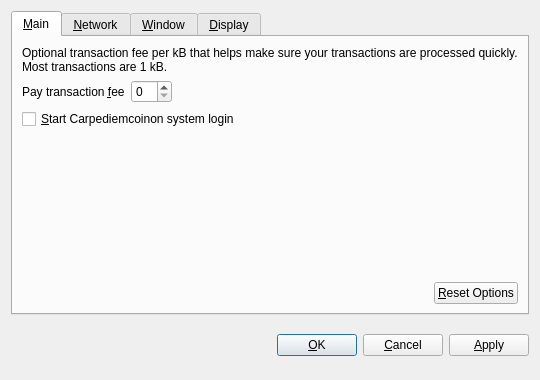
<?xml version="1.0" encoding="UTF-8"?>
<ui version="4.0">
 <class>OptionsDialog</class>
 <widget class="QDialog" name="OptionsDialog">
  <property name="geometry">
   <rect>
    <x>0</x>
    <y>0</y>
    <width>540</width>
    <height>380</height>
   </rect>
  </property>
  <property name="windowTitle">
   <string>Options</string>
  </property>
  <property name="modal">
   <bool>true</bool>
  </property>
  <layout class="QVBoxLayout" name="verticalLayout">
   <item>
    <widget class="QTabWidget" name="tabWidget">
     <property name="tabPosition">
      <enum>QTabWidget::North</enum>
     </property>
     <property name="currentIndex">
      <number>0</number>
     </property>
     <widget class="QWidget" name="tabMain">
      <attribute name="title">
       <string>&amp;Main</string>
      </attribute>
      <layout class="QVBoxLayout" name="verticalLayout_Main">
       <item>
        <widget class="QLabel" name="transactionFeeInfoLabel">
         <property name="text">
          <string>Optional transaction fee per kB that helps make sure your transactions are processed quickly. Most transactions are 1 kB.</string>
         </property>
         <property name="textFormat">
          <enum>Qt::PlainText</enum>
         </property>
         <property name="wordWrap">
          <bool>true</bool>
         </property>
        </widget>
       </item>
       <item>
        <layout class="QHBoxLayout" name="horizontalLayout_1_Main">
         <item>
          <widget class="QLabel" name="transactionFeeLabel">
           <property name="text">
            <string>Pay transaction &amp;fee</string>
           </property>
           <property name="textFormat">
            <enum>Qt::PlainText</enum>
           </property>
           <property name="buddy">
            <cstring>transactionFee</cstring>
           </property>
          </widget>
         </item>
         <item>
          <widget class="BitcoinAmountField" name="transactionFee"/>
         </item>
         <item>
          <spacer name="horizontalSpacer_1_Main">
           <property name="orientation">
            <enum>Qt::Horizontal</enum>
           </property>
           <property name="sizeHint" stdset="0">
            <size>
             <width>40</width>
             <height>20</height>
            </size>
           </property>
          </spacer>
         </item>
        </layout>
       </item>
       <item>
        <widget class="QCheckBox" name="bitcoinAtStartup">
         <property name="toolTip">
          <string>Automatically start Carpediemcoinafter logging in to the system.</string>
         </property>
         <property name="text">
          <string>&amp;Start Carpediemcoinon system login</string>
         </property>
        </widget>
       </item>
       <item>
        <spacer name="verticalSpacer_Main">
         <property name="orientation">
          <enum>Qt::Vertical</enum>
         </property>
         <property name="sizeHint" stdset="0">
          <size>
           <width>20</width>
           <height>40</height>
          </size>
         </property>
        </spacer>
       </item>
       <item>
        <layout class="QHBoxLayout" name="horizontalLayout_2_Main">
         <item>
          <spacer name="horizontalSpacer_2_Main">
           <property name="orientation">
            <enum>Qt::Horizontal</enum>
           </property>
           <property name="sizeHint" stdset="0">
            <size>
             <width>40</width>
             <height>20</height>
            </size>
           </property>
          </spacer>
         </item>
         <item>
          <widget class="QPushButton" name="resetButton">
           <property name="toolTip">
            <string>Reset all client options to default.</string>
           </property>
           <property name="text">
            <string>&amp;Reset Options</string>
           </property>
           <property name="autoDefault">
            <bool>false</bool>
           </property>
          </widget>
         </item>
        </layout>
       </item>
      </layout>
     </widget>
     <widget class="QWidget" name="tabNetwork">
      <attribute name="title">
       <string>&amp;Network</string>
      </attribute>
      <layout class="QVBoxLayout" name="verticalLayout_Network">
       <item>
        <widget class="QCheckBox" name="mapPortUpnp">
         <property name="toolTip">
          <string>Automatically open the Bitcoin client port on the router. This only works when your router supports UPnP and it is enabled.</string>
         </property>
         <property name="text">
          <string>Map port using &amp;UPnP</string>
         </property>
        </widget>
       </item>
       <item>
        <widget class="QCheckBox" name="connectSocks">
         <property name="toolTip">
          <string>Connect to the Bitcoin network through a SOCKS proxy (e.g. when connecting through Tor).</string>
         </property>
         <property name="text">
          <string>&amp;Connect through SOCKS proxy:</string>
         </property>
        </widget>
       </item>
       <item>
        <layout class="QHBoxLayout" name="horizontalLayout_Network">
         <item>
          <widget class="QLabel" name="proxyIpLabel">
           <property name="text">
            <string>Proxy &amp;IP:</string>
           </property>
           <property name="textFormat">
            <enum>Qt::PlainText</enum>
           </property>
           <property name="buddy">
            <cstring>proxyIp</cstring>
           </property>
          </widget>
         </item>
         <item>
          <widget class="QValidatedLineEdit" name="proxyIp">
           <property name="maximumSize">
            <size>
             <width>140</width>
             <height>16777215</height>
            </size>
           </property>
           <property name="toolTip">
            <string>IP address of the proxy (e.g. 127.0.0.1)</string>
           </property>
          </widget>
         </item>
         <item>
          <widget class="QLabel" name="proxyPortLabel">
           <property name="text">
            <string>&amp;Port:</string>
           </property>
           <property name="textFormat">
            <enum>Qt::PlainText</enum>
           </property>
           <property name="buddy">
            <cstring>proxyPort</cstring>
           </property>
          </widget>
         </item>
         <item>
          <widget class="QLineEdit" name="proxyPort">
           <property name="maximumSize">
            <size>
             <width>55</width>
             <height>16777215</height>
            </size>
           </property>
           <property name="toolTip">
            <string>Port of the proxy (e.g. 9050)</string>
           </property>
          </widget>
         </item>
         <item>
          <widget class="QLabel" name="socksVersionLabel">
           <property name="text">
            <string>SOCKS &amp;Version:</string>
           </property>
           <property name="textFormat">
            <enum>Qt::PlainText</enum>
           </property>
           <property name="buddy">
            <cstring>socksVersion</cstring>
           </property>
          </widget>
         </item>
         <item>
          <widget class="QValueComboBox" name="socksVersion">
           <property name="toolTip">
            <string>SOCKS version of the proxy (e.g. 5)</string>
           </property>
          </widget>
         </item>
         <item>
          <spacer name="horizontalSpacer_Network">
           <property name="orientation">
            <enum>Qt::Horizontal</enum>
           </property>
           <property name="sizeHint" stdset="0">
            <size>
             <width>40</width>
             <height>20</height>
            </size>
           </property>
          </spacer>
         </item>
        </layout>
       </item>
       <item>
        <spacer name="verticalSpacer_Network">
         <property name="orientation">
          <enum>Qt::Vertical</enum>
         </property>
         <property name="sizeHint" stdset="0">
          <size>
           <width>20</width>
           <height>40</height>
          </size>
         </property>
        </spacer>
       </item>
      </layout>
     </widget>
     <widget class="QWidget" name="tabWindow">
      <attribute name="title">
       <string>&amp;Window</string>
      </attribute>
      <layout class="QVBoxLayout" name="verticalLayout_Window">
       <item>
        <widget class="QCheckBox" name="minimizeToTray">
         <property name="toolTip">
          <string>Show only a tray icon after minimizing the window.</string>
         </property>
         <property name="text">
          <string>&amp;Minimize to the tray instead of the taskbar</string>
         </property>
        </widget>
       </item>
       <item>
        <widget class="QCheckBox" name="minimizeOnClose">
         <property name="toolTip">
          <string>Minimize instead of exit the application when the window is closed. When this option is enabled, the application will be closed only after selecting Quit in the menu.</string>
         </property>
         <property name="text">
          <string>M&amp;inimize on close</string>
         </property>
        </widget>
       </item>
       <item>
        <spacer name="verticalSpacer_Window">
         <property name="orientation">
          <enum>Qt::Vertical</enum>
         </property>
         <property name="sizeHint" stdset="0">
          <size>
           <width>20</width>
           <height>40</height>
          </size>
         </property>
        </spacer>
       </item>
      </layout>
     </widget>
     <widget class="QWidget" name="tabDisplay">
      <attribute name="title">
       <string>&amp;Display</string>
      </attribute>
      <layout class="QVBoxLayout" name="verticalLayout_Display">
       <item>
        <layout class="QHBoxLayout" name="horizontalLayout_1_Display">
         <item>
          <widget class="QLabel" name="langLabel">
           <property name="text">
            <string>User Interface &amp;language:</string>
           </property>
           <property name="textFormat">
            <enum>Qt::PlainText</enum>
           </property>
           <property name="buddy">
            <cstring>lang</cstring>
           </property>
          </widget>
         </item>
         <item>
          <widget class="QValueComboBox" name="lang">
           <property name="toolTip">
            <string>The user interface language can be set here. This setting will take effect after restarting Bitcoin.</string>
           </property>
          </widget>
         </item>
        </layout>
       </item>
       <item>
        <layout class="QHBoxLayout" name="horizontalLayout_2_Display">
         <item>
          <widget class="QLabel" name="unitLabel">
           <property name="text">
            <string>&amp;Unit to show amounts in:</string>
           </property>
           <property name="textFormat">
            <enum>Qt::PlainText</enum>
           </property>
           <property name="buddy">
            <cstring>unit</cstring>
           </property>
          </widget>
         </item>
         <item>
          <widget class="QValueComboBox" name="unit">
           <property name="toolTip">
            <string>Choose the default subdivision unit to show in the interface and when sending coins.</string>
           </property>
          </widget>
         </item>
        </layout>
       </item>
       <item>
        <widget class="QCheckBox" name="displayAddresses">
         <property name="toolTip">
          <string>Whether to show Bitcoin addresses in the transaction list or not.</string>
         </property>
         <property name="text">
          <string>&amp;Display addresses in transaction list</string>
         </property>
        </widget>
       </item>
       <item>
        <spacer name="verticalSpacer_Display">
         <property name="orientation">
          <enum>Qt::Vertical</enum>
         </property>
         <property name="sizeHint" stdset="0">
          <size>
           <width>20</width>
           <height>40</height>
          </size>
         </property>
        </spacer>
       </item>
      </layout>
     </widget>
    </widget>
   </item>
   <item>
    <layout class="QHBoxLayout" name="horizontalLayout_Buttons">
     <item>
      <spacer name="horizontalSpacer_1">
       <property name="orientation">
        <enum>Qt::Horizontal</enum>
       </property>
       <property name="sizeHint" stdset="0">
        <size>
         <width>40</width>
         <height>48</height>
        </size>
       </property>
      </spacer>
     </item>
     <item>
      <widget class="QLabel" name="statusLabel">
       <property name="font">
        <font>
         <weight>75</weight>
         <bold>true</bold>
        </font>
       </property>
       <property name="text">
        <string/>
       </property>
       <property name="textFormat">
        <enum>Qt::PlainText</enum>
       </property>
       <property name="wordWrap">
        <bool>true</bool>
       </property>
      </widget>
     </item>
     <item>
      <spacer name="horizontalSpacer_2">
       <property name="orientation">
        <enum>Qt::Horizontal</enum>
       </property>
       <property name="sizeHint" stdset="0">
        <size>
         <width>40</width>
         <height>48</height>
        </size>
       </property>
      </spacer>
     </item>
     <item>
      <widget class="QPushButton" name="okButton">
       <property name="text">
        <string>&amp;OK</string>
       </property>
      </widget>
     </item>
     <item>
      <widget class="QPushButton" name="cancelButton">
       <property name="text">
        <string>&amp;Cancel</string>
       </property>
       <property name="autoDefault">
        <bool>false</bool>
       </property>
      </widget>
     </item>
     <item>
      <widget class="QPushButton" name="applyButton">
       <property name="text">
        <string>&amp;Apply</string>
       </property>
       <property name="autoDefault">
        <bool>false</bool>
       </property>
      </widget>
     </item>
    </layout>
   </item>
  </layout>
 </widget>
 <customwidgets>
  <customwidget>
   <class>BitcoinAmountField</class>
   <extends>QSpinBox</extends>
   <header>bitcoinamountfield.h</header>
  </customwidget>
  <customwidget>
   <class>QValueComboBox</class>
   <extends>QComboBox</extends>
   <header>qvaluecombobox.h</header>
  </customwidget>
  <customwidget>
   <class>QValidatedLineEdit</class>
   <extends>QLineEdit</extends>
   <header>qvalidatedlineedit.h</header>
  </customwidget>
 </customwidgets>
 <resources/>
 <connections/>
</ui>
